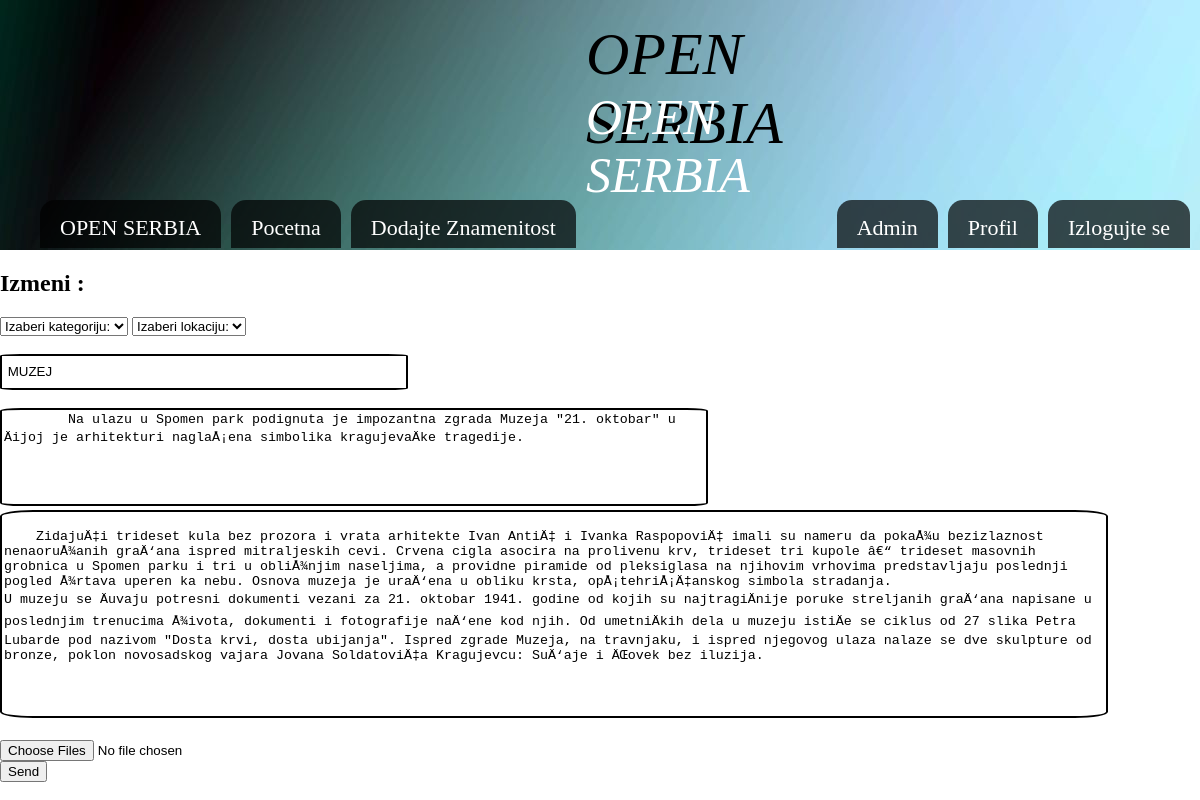
/index.php?page=edit&action=edit_post&post_id=34 (signed in), run on the app's committed database.
### tables this page shows
CREATE TABLE `posts` (
  `post_id` int(11) NOT NULL,
  `title` varchar(255) NOT NULL,
  `content` text NOT NULL,
  `user_id` int(11) NOT NULL,
  `id_category` int(11) NOT NULL,
  `id_place` int(11) NOT NULL,
  `address` varchar(255) NOT NULL,
  `lat` double NOT NULL DEFAULT '0',
  `lon` double NOT NULL DEFAULT '0',
  `date` timestamp NOT NULL DEFAULT CURRENT_TIMESTAMP,
  `is_deleted` tinyint(4) NOT NULL DEFAULT '0',
  `post_img` longtext NOT NULL,
  `descript` varchar(1000) NOT NULL,
  `admin_approved` tinyint(4) NOT NULL DEFAULT '0',
  `rating` float NOT NULL
);

### controllers/edit.php (called while the page is built, shortened)
<?php
if($_GET['action'] == 'edit_post') {
    $posts = new Post();
    $post = $posts->getPostById($_GET['post_id']);
}
include __DIR__ . '/../views/edit.php';

### models/Connect.php (called while the page is built, shortened)
<?php
class Connect{
    private static $_instance = null;
    public static function getInstance(){
        if(is_null(self::$_instance)){
            self::$_instance = new PDO("mysql:host=127.0.0.1;dbname=openserbia", "root", "");
        }
        return self::$_instance;
    }
}

### models/Model.php (called while the page is built, shortened)
<?php
abstract class Model
{
    public function __construct()
    {
        $this->db = Connect::getInstance();
    }
}

### models/Post.php (called while the page is built, shortened)
<?php
class Post extends Model
{
    public function getPostById($post_id)
    {
       $query = $this->db->prepare('SELECT * FROM posts WHERE post_id=?');
       if($query && $query->execute([$post_id])) {
        return $query->fetch(PDO::FETCH_ASSOC);
        }
       return null;
    }
}

### views/edit.php (the view, shortened to what this page needs)
<h2>Izmeni :</h2>
<form method="POST" action="" enctype="multipart/form-data">
<select name="category_id">
    <option value="-1">Izaberi kategoriju:</option>
</select>
<select name="id">
    <option value="-1">Izaberi lokaciju:</option>
</select>
<br><br>
<input type="text" name="title" value=" <?php echo $post['title']   ;?>" placeholder="Unesite naslov..." class="title <?php echo (empty($errorArray['title']) ? '' : 'error');?>" >
<br><br>
<textarea cols="100" rows="5" name="descript" placeholder="Unesite kraci opis..." class="descript <?php echo (empty($errorArray['descript']) ? '' : 'error');?>">
    <?php echo $post['descript']   ;?>
    </textarea>
<textarea cols="150" rows="20" name="content" class="content <?php echo (empty($errorArray['content']) ? '' : 'error');?>">
<?php echo $post['content']   ;?>
    </textarea>
<br><br>
<div class="form">
    <input type="file" name="file[]"  multiple="multiple">
</div>
<input type="submit" name="send" value="Send">
</form>

### style.css (style rules this page uses)
body { margin:0; padding: 0; font-family: Tahoma; }
.form { width:1000px;; }
.title { border: 2px solid #000000; width: 400px; height: 30px; border-radius: 5%; }
.descript { border: 2px solid #000000; width: 700px; height: 90px; border-radius: 3%; }
.content { border: 2px solid #000000; width: 1100px; height: 200px; border-radius: 3%; }
textarea { resize: none; }

### data on the page
posts: descript "Na ulazu u Spomen park podignuta je impozantna zgrada Muzeja \"21. oktobar\" u Äijoj je arhitekturi naglaÅ¡ena simbolika kragujevaÄke tragedije.", content "ZidajuÄ‡i trideset kula bez prozora i vrata arhitekte Ivan AntiÄ‡ i Ivanka RaspopoviÄ‡ imali su nameru da pokaÅ¾u bezizlaznost nenaoruÅ¾anih graÄ‘ana ispred mitraljeskih cevi. Crvena cigla asocira na prolivenu krv, trideset tri kupole â€“ trideset masovnih grobnica u Spomen parku i tri u obliÅ¾njim naseljima, a providne piramide od pleksiglasa na njihovim vrhovima predstavljaju poslednji pogled Å¾rtava uperen ka nebu. Osnova muzeja je uraÄ‘ena u obliku krsta, opÅ¡tehriÅ¡Ä‡anskog simbola stradanja. U muzeju se Äuvaju potresni dokumenti vezani za 21. oktobar 1941. godine od kojih su najtragiÄnije poruke streljanih graÄ‘ana napisane u poslednjim trenucima Å¾ivota, dokumenti i fotografije…"
